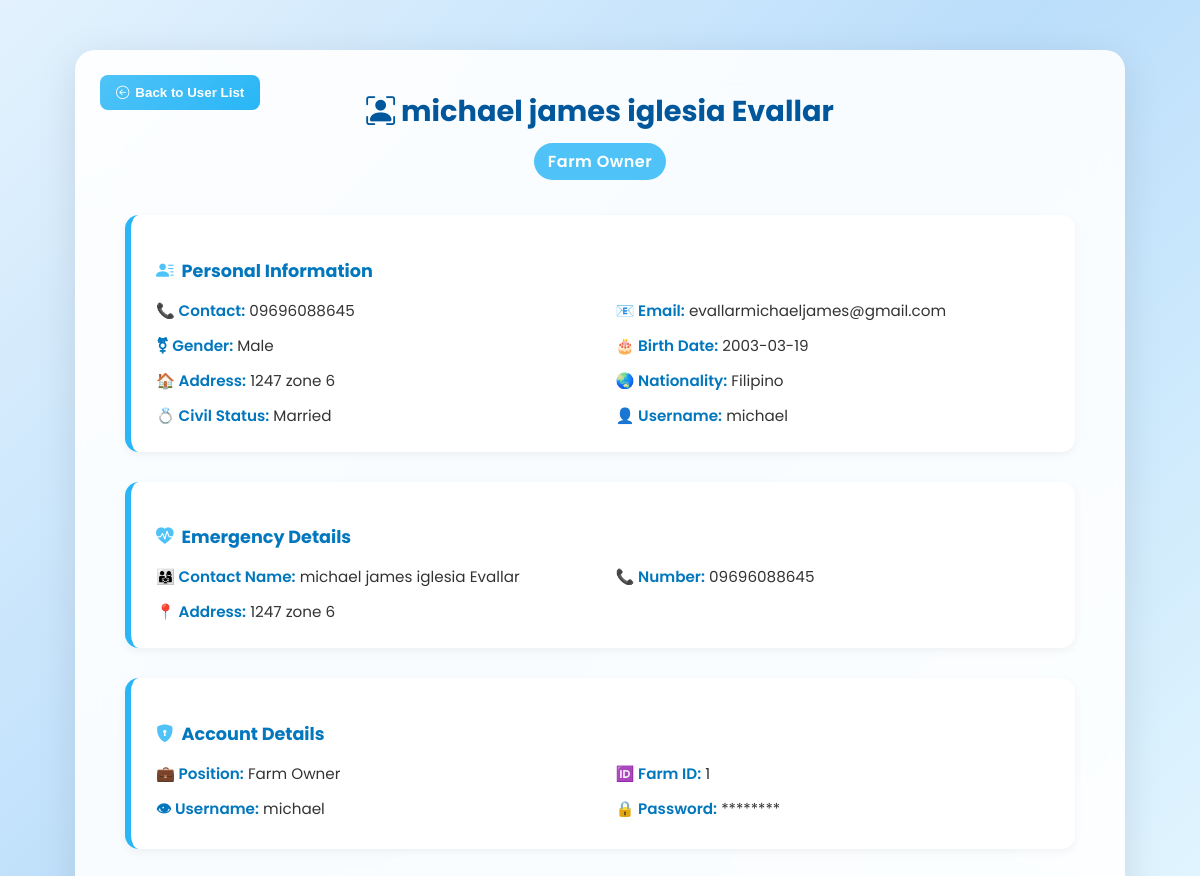
Screenshot of /modules/users/view_users.php?id=1 (signed in) with the database file from the repository.
### tables this page shows
CREATE TABLE `users` (
  `user_id` int(11) NOT NULL,
  `farm_id` int(11) NOT NULL,
  `full_name` varchar(100) NOT NULL,
  `date_of_birth` date DEFAULT NULL,
  `gender` enum('Male','Female') DEFAULT NULL,
  `civil_status` varchar(50) DEFAULT NULL,
  `nationality` varchar(50) DEFAULT NULL,
  `contact_number` varchar(20) DEFAULT NULL,
  `email` varchar(100) DEFAULT NULL,
  `home_address` text DEFAULT NULL,
  `tin_number` varchar(50) DEFAULT NULL,
  `sss_number` varchar(50) DEFAULT NULL,
  `philhealth_number` varchar(50) DEFAULT NULL,
  `pagibig_number` varchar(50) DEFAULT NULL,
  `emergency_contact_name` varchar(100) DEFAULT NULL,
  `emergency_contact_number` varchar(20) DEFAULT NULL,
  `emergency_address` text DEFAULT NULL,
  `medical_conditions` text DEFAULT NULL,
  `username` varchar(50) NOT NULL,
  `password` varchar(255) NOT NULL,
  `position` varchar(100) DEFAULT NULL,
  `profile_picture` varchar(255) DEFAULT NULL,
  `date_registered` timestamp NOT NULL DEFAULT current_timestamp(),
  `status` enum('Active','Inactive') DEFAULT 'Active',
  `remarks` text DEFAULT NULL
);

### modules/users/view_users.php (the view, shortened to what this page needs)
<?php
require_once "../../config/db.php";
$farm_id = $_SESSION["farm_id"];
if (isset($_GET['id'])) {
  $id = $_GET['id'];
  $stmt = $pdo->prepare("SELECT * FROM users WHERE user_id = ? AND farm_id = ?");
  $stmt->execute([$id, $farm_id]);
  $user = $stmt->fetch(PDO::FETCH_ASSOC);
?>
<!DOCTYPE html>
<html lang="en">
<head>
<link href="https://cdn.jsdelivr.net/npm/bootstrap-icons@1.11.3/font/bootstrap-icons.css" rel="stylesheet">
</head>
<body>
<div class="profile-wrapper">
  <button class="back-btn" onclick="window.location.href='../users/list_users.php'">
    <i class="bi bi-arrow-left-circle"></i> Back to User List
  </button>
  <div class="profile-header">
    <h2><i class="bi bi-person-bounding-box"></i> <?= htmlspecialchars($user['full_name']) ?></h2>
    <span class="role-tag"><?= htmlspecialchars($user['position']) ?></span>
  </div>
  <div class="section">
    <h3><i class="bi bi-person-lines-fill"></i> Personal Information</h3>
    <div class="info-grid">
      <div><strong>📞 Contact:</strong> <?= htmlspecialchars($user['contact_number']) ?></div>
      <div><strong>📧 Email:</strong> <?= htmlspecialchars($user['email']) ?></div>
      <div><strong>⚧ Gender:</strong> <?= htmlspecialchars($user['gender']) ?></div>
      <div><strong>🎂 Birth Date:</strong> <?= htmlspecialchars($user['date_of_birth']) ?></div>
      <div><strong>🏠 Address:</strong> <?= htmlspecialchars($user['home_address']) ?></div>
      <div><strong>🌏 Nationality:</strong> <?= htmlspecialchars($user['nationality']) ?></div>
      <div><strong>💍 Civil Status:</strong> <?= htmlspecialchars($user['civil_status']) ?></div>
      <div><strong>👤 Username:</strong> <?= htmlspecialchars($user['username']) ?></div>
    </div>
  </div>
  <div class="section">
    <h3><i class="bi bi-heart-pulse-fill"></i> Emergency Details</h3>
    <div class="info-grid">
      <div><strong>👨‍👩‍👧 Contact Name:</strong> <?= htmlspecialchars($user['emergency_contact_name']) ?></div>
      <div><strong>📞 Number:</strong> <?= htmlspecialchars($user['emergency_contact_number']) ?></div>
      <div><strong>📍 Address:</strong> <?= htmlspecialchars($user['emergency_address']) ?></div>
    </div>
  </div>
  <div class="section">
    <h3><i class="bi bi-shield-lock-fill"></i> Account Details</h3>
    <div class="info-grid">
      <div><strong>💼 Position:</strong> <?= htmlspecialchars($user['position']) ?></div>
      <div><strong>🆔 Farm ID:</strong> <?= htmlspecialchars($user['farm_id']) ?></div>
      <div><strong>👁 Username:</strong> <?= htmlspecialchars($user['username']) ?></div>
      <div><strong>🔒 Password:</strong> ********</div>
    </div>
  </div>
</div>
</body>
</html>
<?php
  exit;
}
?>

### modules/users/view_users.php (style rules this page uses)
body { font-family: "Poppins", sans-serif; background: linear-gradient(135deg, #e3f2fd, #bbdefb, #e1f5fe); height: 100vh; margin: 0; display: flex; justify-content: center; align-items: flex-start; padding: 50px 0; overflow-x: hidden; }
.profile-wrapper { width: 90%; max-width: 950px; background: rgba(255,255,255,0.9); backdrop-filter: blur(20px); border-radius: 20px; box-shadow: 0 10px 40px rgba(0,0,0,0.1); padding: 40px 50px; animation: fadeIn 0.6s ease; position: relative; }
.back-btn { position: absolute; top: 25px; left: 25px; background: linear-gradient(135deg, #4fc3f7, #29b6f6); color: white; border: none; padding: 10px 16px; border-radius: 8px; font-weight: 600; cursor: pointer; display: flex; align-items: center; gap: 6px; transition: 0.3s; }
.profile-header { text-align: center; margin-bottom: 35px; }
.profile-header h2 { color: #01579b; font-size: 1.8em; font-weight: 700; margin: 0; }
.role-tag { background: #4fc3f7; color: #fff; display: inline-block; padding: 6px 14px; border-radius: 20px; font-weight: 600; margin-top: 10px; letter-spacing: 0.5px; }
.section { background: #ffffff; border-radius: 14px; padding: 25px; margin-bottom: 30px; box-shadow: 0 3px 10px rgba(0,0,0,0.05); border-left: 6px solid #29b6f6; transition: 0.3s; }
.section h3 { color: #0277bd; margin-bottom: 15px; font-weight: 700; font-size: 1.1em; display: flex; align-items: center; gap: 8px; }
.section h3 i { color: #4fc3f7; }
.info-grid { display: grid; grid-template-columns: 1fr 1fr; gap: 12px 25px; }
.info-grid div { font-size: 0.95em; color: #333; }
.info-grid strong { color: #0277bd; font-weight: 600; }

### rows the page displays
users: full_name "michael james iglesia Evallar", position "Farm Owner", contact_number "09696088645", email "evallarmichaeljames@gmail.com", gender "Male", date_of_birth "2003-03-19", home_address "1247 zone 6", nationality "Filipino", civil_status "Married", username "michael", emergency_contact_name "michael james iglesia Evallar", emergency_contact_number "09696088645", emergency_address "1247 zone 6", farm "1"
